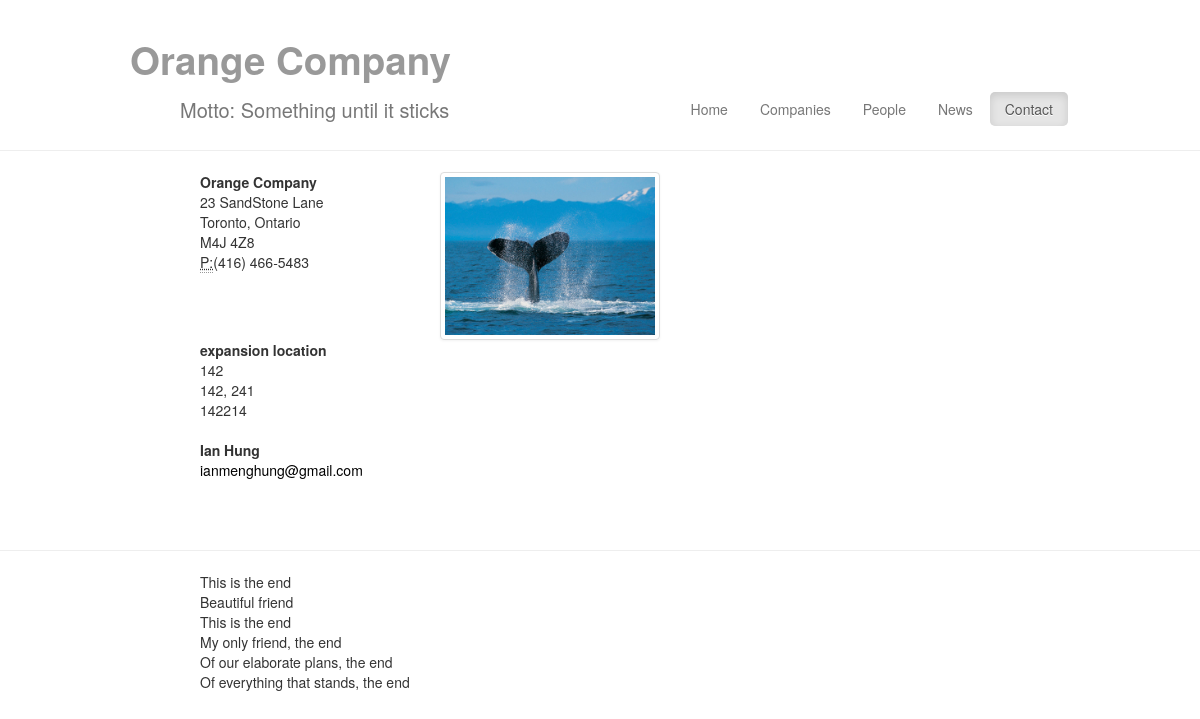
Page /contact/ on the committed database.
### contactList/models.py (models this page shows, shortened)
class Location(models.Model):
    name = models.CharField(max_length=200)
    streetAddress = models.CharField(max_length=200)
    city = models.CharField(max_length=200)
    province = models.CharField(max_length=200)
    country = models.CharField(max_length=200, blank=True)
    postalCode= models.CharField(max_length=200)
    phone = models.CharField(max_length=200, blank =True)
    map = models.ImageField(upload_to='images/contactList/', blank=True)
    priority = models.IntegerField(default=2)

class Email(models.Model):
    name = models.CharField(max_length=200)
    email = models.EmailField(max_length=254)
    phone = models.CharField(max_length=200, blank=True)

### contactList/views.py (the view)
def index(request):
    locations_list = Location.objects.order_by('priority')
    emails_list = Email.objects.order_by('name')
    return render(request, 'contactList/contact.html', {'locations_list': locations_list, 'emails_list': emails_list})

### contactList/templates/contactList/contact.html (shortened to what this page needs)
{% extends "businessPortfolio/base.html" %}
{% block navbarContact %}active{% endblock %}
{% block content %}
	{% if locations_list %}
		{% for Location in locations_list %}
			<div class="row">
				<div class="span3">
					<address>
						<strong>{{ Location.name }}</strong><br>
						{{ Location.streetAddress}}<br>
						{{ Location.city }}, {{ Location.province }} {% if Location.country %}, {{ Location.country }}{% endif %}<br>
						{{ Location.postalCode }}<br>
						{% if Location.phone %}<abbr title="Phone">P:</abbr>{{ Location.phone }}{% endif %}
					</address>
				</div>
				{% if Location.map %}
					<div class="span3">
						<div class="thumbnail">
							<img src={{ Location.map.url }} alt = "" />
						</div>
					</div>
				{% endif %}
			</div>
		{% endfor %}
	{% else %}
		<p>No Locations</p>
	{% endif %}
	{% if emails_list %}
		{% for Email in emails_list %}
			<address>
				<strong>{{ Email.name }}</strong><br>
				<a href="mailto:{{ Email.email }}">{{ Email.email }}</a><br>
			</address>
		{% endfor %}
	{% else %}
	<p>No Emails</p>
	{% endif %}
{% endblock %}

### templates/businessPortfolio/base.html (shortened to what this page needs)
<!DOCTYPE html>
<html lang="en">
	{% load staticfiles %}
	<head>
		<link rel = "stylesheet" type="text/css" href="{% static 'bootstrap/css/bootstrap.css' %}" />
		<link rel = "stylesheet" type="text/css" href="{% static 'businessPortfolio/css/custom.css' %}"/>
	</head>
	<body>
		<div class="wrapper">
			<div class="container">
				<div class="container">
					<h1><a class="muted" href={% url "home" %}>Orange Company</a></h1>
				</div>
				<div class="container">
		      		<div class="navbar">
						<a class="brand">
							<div class="motto">
		        				Motto: Something until it sticks
		        			</div>
		        		</a>
		        		<ul class="nav nav-pills pull-right">
		        			<li class="{% block navbarHome %}{% endblock %}"><a href={% url "home" %}>Home</a></li>
	          				<li class="{% block navbarCompanies %}{% endblock %}"><a href={% url "companies-index" %}>Companies</a></li>
	          				<li class="{% block navbarPeople %}{% endblock %}"><a href={% url "people-index" %}>People</a></li>
	          				<li class="{% block navbarNews %}{% endblock %}"><a href={% url "news-index" %}>News</a></li>
	          				<li class="{% block navbarContact %}{% endblock %}"><a href={% url "contact" %}>Contact</a></li>
		        		</ul>
		      		</div>
	      		</div>
	      </div>
		  <hr>
	    		<div class="container-narrow">
		    		{% block content %}{% endblock %}
				</div>
				<div class="footer-push"></div>
		</div>
		<footer class="footer">
			<hr>
			<div class="container-narrow">
					<p>This is the end<br>
						Beautiful friend<br>
						This is the end<br>
						My only friend, the end<br>
						Of our elaborate plans, the end<br>
						Of everything that stands, the end</p>
			</div>
		</footer>
  	</body>
</html>

### static/businessPortfolio/css/custom.css (style rules this page uses)
html, body { height: 95%; margin-top: 15px; }
.container-narrow { margin: 0 auto; max-width:800px; }
.motto { margin-left: 50px; }
a { color: #000000; }
.wrapper { min-height: 90%; height: auto !important; height: 90%; margin: 0 auto -150px; }
footer, .footer-push { height: 150px; }
@media (min-width: 1200px) { .wrapper { margin: 0 auto -150px; } }
@media (min-width: 1200px) { footer, .footer-push { height: 150px; } }

### rows in the picture
Location: name "Orange Company", streetAddress "23 SandStone Lane", city "Toronto", province "Ontario", postalCode "M4J 4Z8", phone "(416) 466-5483", map (picture)
Location: name "expansion location", streetAddress "142", city "142", province "241", postalCode "142214"
Email: name "Ian Hung", email "ianmenghung@gmail.com"
